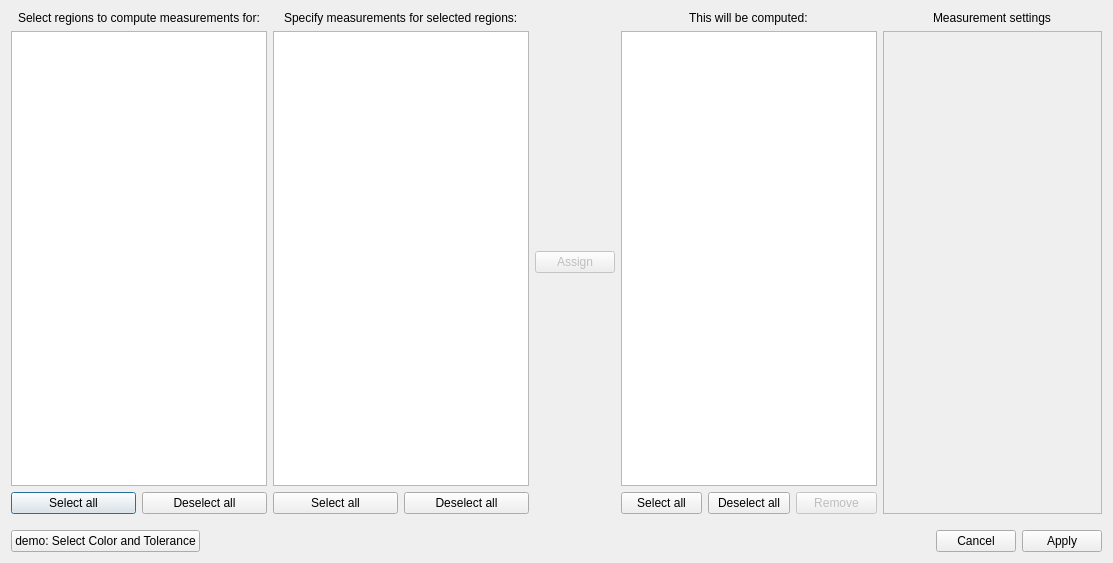
<?xml version="1.0" encoding="UTF-8"?>
<ui version="4.0">
 <class>MeasurementAssignDialog</class>
 <widget class="QDialog" name="MeasurementAssignDialog">
  <property name="geometry">
   <rect>
    <x>0</x>
    <y>0</y>
    <width>1113</width>
    <height>563</height>
   </rect>
  </property>
  <property name="windowTitle">
   <string>Compute new measurements</string>
  </property>
  <layout class="QVBoxLayout" name="verticalLayout">
   <item>
    <layout class="QHBoxLayout" name="mainLayout">
     <item>
      <layout class="QVBoxLayout" name="labelLayout">
       <property name="topMargin">
        <number>0</number>
       </property>
       <property name="rightMargin">
        <number>0</number>
       </property>
       <item alignment="Qt::AlignHCenter">
        <widget class="QLabel" name="label">
         <property name="autoFillBackground">
          <bool>false</bool>
         </property>
         <property name="text">
          <string>Select regions to compute measurements for:</string>
         </property>
        </widget>
       </item>
       <item>
        <widget class="QTreeView" name="labelTree">
         <property name="selectionMode">
          <enum>QAbstractItemView::MultiSelection</enum>
         </property>
         <property name="verticalScrollMode">
          <enum>QAbstractItemView::ScrollPerPixel</enum>
         </property>
         <property name="indentation">
          <number>10</number>
         </property>
         <attribute name="headerVisible">
          <bool>false</bool>
         </attribute>
        </widget>
       </item>
       <item>
        <layout class="QHBoxLayout" name="horizontalLayout_3">
         <property name="topMargin">
          <number>0</number>
         </property>
         <item>
          <widget class="QPushButton" name="btnLabelSelectAll">
           <property name="text">
            <string>Select all</string>
           </property>
          </widget>
         </item>
         <item>
          <widget class="QPushButton" name="btnLabelDeselectAll">
           <property name="text">
            <string>Deselect all</string>
           </property>
          </widget>
         </item>
        </layout>
       </item>
      </layout>
     </item>
     <item>
      <layout class="QVBoxLayout" name="measurementLayout">
       <property name="topMargin">
        <number>0</number>
       </property>
       <property name="rightMargin">
        <number>0</number>
       </property>
       <item alignment="Qt::AlignHCenter">
        <widget class="QLabel" name="label_2">
         <property name="text">
          <string>Specify measurements for selected regions:</string>
         </property>
        </widget>
       </item>
       <item>
        <widget class="QTreeWidget" name="measurementTree">
         <property name="selectionMode">
          <enum>QAbstractItemView::MultiSelection</enum>
         </property>
         <property name="expandsOnDoubleClick">
          <bool>false</bool>
         </property>
         <attribute name="headerVisible">
          <bool>false</bool>
         </attribute>
         <column>
          <property name="text">
           <string notr="true">1</string>
          </property>
         </column>
        </widget>
       </item>
       <item>
        <layout class="QHBoxLayout" name="horizontalLayout_2">
         <property name="topMargin">
          <number>0</number>
         </property>
         <item>
          <widget class="QPushButton" name="btnMeasSelectAll">
           <property name="text">
            <string>Select all</string>
           </property>
          </widget>
         </item>
         <item>
          <widget class="QPushButton" name="btnMeasDeselectAll">
           <property name="text">
            <string>Deselect all</string>
           </property>
          </widget>
         </item>
        </layout>
       </item>
      </layout>
     </item>
     <item>
      <widget class="QPushButton" name="btnAssign">
       <property name="enabled">
        <bool>false</bool>
       </property>
       <property name="text">
        <string>Assign</string>
       </property>
      </widget>
     </item>
     <item>
      <layout class="QVBoxLayout" name="assignmentLayout">
       <property name="topMargin">
        <number>0</number>
       </property>
       <property name="rightMargin">
        <number>0</number>
       </property>
       <item alignment="Qt::AlignHCenter">
        <widget class="QLabel" name="label_3">
         <property name="text">
          <string>This will be computed:</string>
         </property>
        </widget>
       </item>
       <item>
        <widget class="QTreeWidget" name="assignmentTree">
         <property name="selectionMode">
          <enum>QAbstractItemView::MultiSelection</enum>
         </property>
         <property name="expandsOnDoubleClick">
          <bool>false</bool>
         </property>
         <attribute name="headerVisible">
          <bool>false</bool>
         </attribute>
         <column>
          <property name="text">
           <string notr="true">1</string>
          </property>
         </column>
        </widget>
       </item>
       <item>
        <layout class="QHBoxLayout" name="horizontalLayout">
         <property name="topMargin">
          <number>0</number>
         </property>
         <item>
          <widget class="QPushButton" name="btnAssignmentSelectAll">
           <property name="text">
            <string>Select all</string>
           </property>
          </widget>
         </item>
         <item>
          <widget class="QPushButton" name="btnAssignmentDeselectAll">
           <property name="text">
            <string>Deselect all</string>
           </property>
          </widget>
         </item>
         <item>
          <widget class="QPushButton" name="btnAssignmentRemove">
           <property name="enabled">
            <bool>false</bool>
           </property>
           <property name="text">
            <string>Remove</string>
           </property>
          </widget>
         </item>
        </layout>
       </item>
      </layout>
     </item>
     <item>
      <layout class="QVBoxLayout" name="settingsLayout">
       <property name="leftMargin">
        <number>0</number>
       </property>
       <item alignment="Qt::AlignHCenter">
        <widget class="QLabel" name="label_4">
         <property name="text">
          <string>Measurement settings</string>
         </property>
        </widget>
       </item>
       <item>
        <widget class="QScrollArea" name="settingsScrollArea">
         <property name="widgetResizable">
          <bool>true</bool>
         </property>
         <widget class="QWidget" name="scrollAreaWidgetContents">
          <property name="geometry">
           <rect>
            <x>0</x>
            <y>0</y>
            <width>216</width>
            <height>480</height>
           </rect>
          </property>
         </widget>
        </widget>
       </item>
      </layout>
     </item>
    </layout>
   </item>
   <item>
    <layout class="QHBoxLayout" name="horizontalLayout_4">
     <property name="topMargin">
      <number>10</number>
     </property>
     <item>
      <widget class="QPushButton" name="btnDemoSelectColorAndTolerance">
       <property name="text">
        <string>demo: Select Color and Tolerance</string>
       </property>
      </widget>
     </item>
     <item>
      <widget class="QDialogButtonBox" name="buttonBox">
       <property name="sizePolicy">
        <sizepolicy hsizetype="Expanding" vsizetype="Fixed">
         <horstretch>0</horstretch>
         <verstretch>0</verstretch>
        </sizepolicy>
       </property>
       <property name="orientation">
        <enum>Qt::Horizontal</enum>
       </property>
       <property name="standardButtons">
        <set>QDialogButtonBox::Apply|QDialogButtonBox::Cancel</set>
       </property>
       <property name="centerButtons">
        <bool>false</bool>
       </property>
      </widget>
     </item>
    </layout>
   </item>
  </layout>
 </widget>
 <resources/>
 <connections>
  <connection>
   <sender>buttonBox</sender>
   <signal>accepted()</signal>
   <receiver>MeasurementAssignDialog</receiver>
   <slot>accept()</slot>
   <hints>
    <hint type="sourcelabel">
     <x>248</x>
     <y>254</y>
    </hint>
    <hint type="destinationlabel">
     <x>157</x>
     <y>274</y>
    </hint>
   </hints>
  </connection>
  <connection>
   <sender>buttonBox</sender>
   <signal>rejected()</signal>
   <receiver>MeasurementAssignDialog</receiver>
   <slot>reject()</slot>
   <hints>
    <hint type="sourcelabel">
     <x>316</x>
     <y>260</y>
    </hint>
    <hint type="destinationlabel">
     <x>286</x>
     <y>274</y>
    </hint>
   </hints>
  </connection>
 </connections>
</ui>
